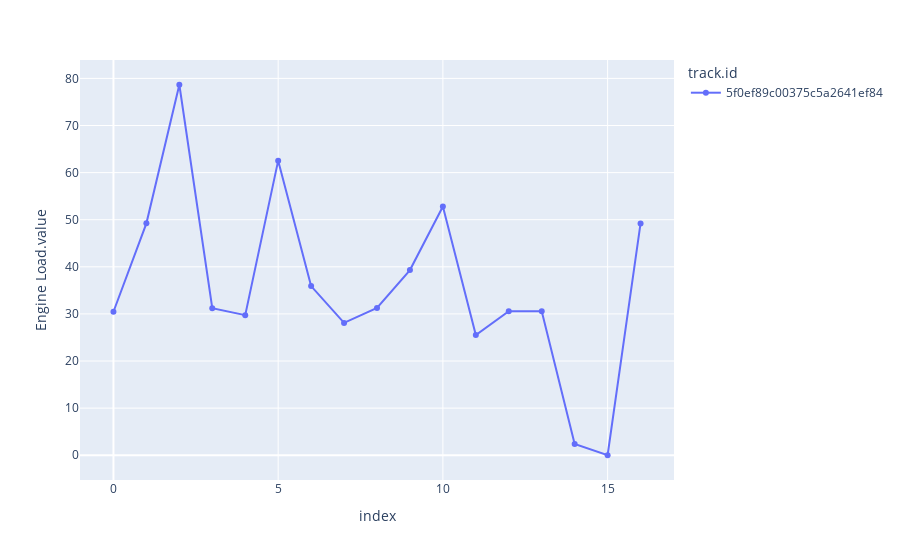

This figure's notebook cell:
### Markdown cell above
Now inspect the datatypes of the variables

### Code cell
inspect.plot_tracks(inspect.get_single_track(df_tracks, '5f0ef89c00375c5a2641ef84'),'Engine Load.value' )

### Figure 1 — Plotly figure (JSON) as saved in the notebook; plotly's stock layout.template omitted (floating-point values rounded to 4 significant figures)
{"data": [{"hovertemplate": "<b>%{hovertext}</b><br><br>track.id=5f0ef89c00375c5a2641ef84<br>index=%{x}<br>Engine Load.value=%{y}<extra></extra>", "hovertext": ["2020-07-15T12:37:03", "2020-07-15T12:37:09", "2020-07-15T12:37:14", "2020-07-15T12:37:19", "2020-07-15T12:37:24", "2020-07-15T12:37:29", "2020-07-15T12:37:34", "2020-07-15T12:37:39", "2020-07-15T12:37:44", "2020-07-15T12:37:49", "2020-07-15T12:37:54", "2020-07-15T12:37:59", "2020-07-15T12:38:05", "2020-07-15T12:38:10", "2020-07-15T12:38:15", "2020-07-15T12:38:20", "2020-07-15T12:38:25"], "legendgroup": "5f0ef89c00375c5a2641ef84", "line": {"color": "#636efa", "dash": "solid"}, "mode": "lines+markers", "name": "5f0ef89c00375c5a2641ef84", "orientation": "v", "showlegend": true, "type": "scatter", "x": [0, 1, 2, 3, 4, 5, 6, 7, 8, 9, 10, 11, 12, 13, 14, 15, 16], "xaxis": "x", "y": [30.46, 49.23, 78.65, 31.2, 29.74, 62.54, 35.91, 28.09, 31.25, 39.31, 52.79, 25.51, 30.59, 30.59, 2.376, 0, 49.21], "yaxis": "y"}], "layout": {"legend": {"title": {"text": "track.id"}, "tracegroupgap": 0}, "margin": {"t": 60}, "xaxis": {"anchor": "y", "domain": [0, 1], "title": {"text": "index"}}, "yaxis": {"anchor": "x", "domain": [0, 1], "title": {"text": "Engine Load.value"}}}}
